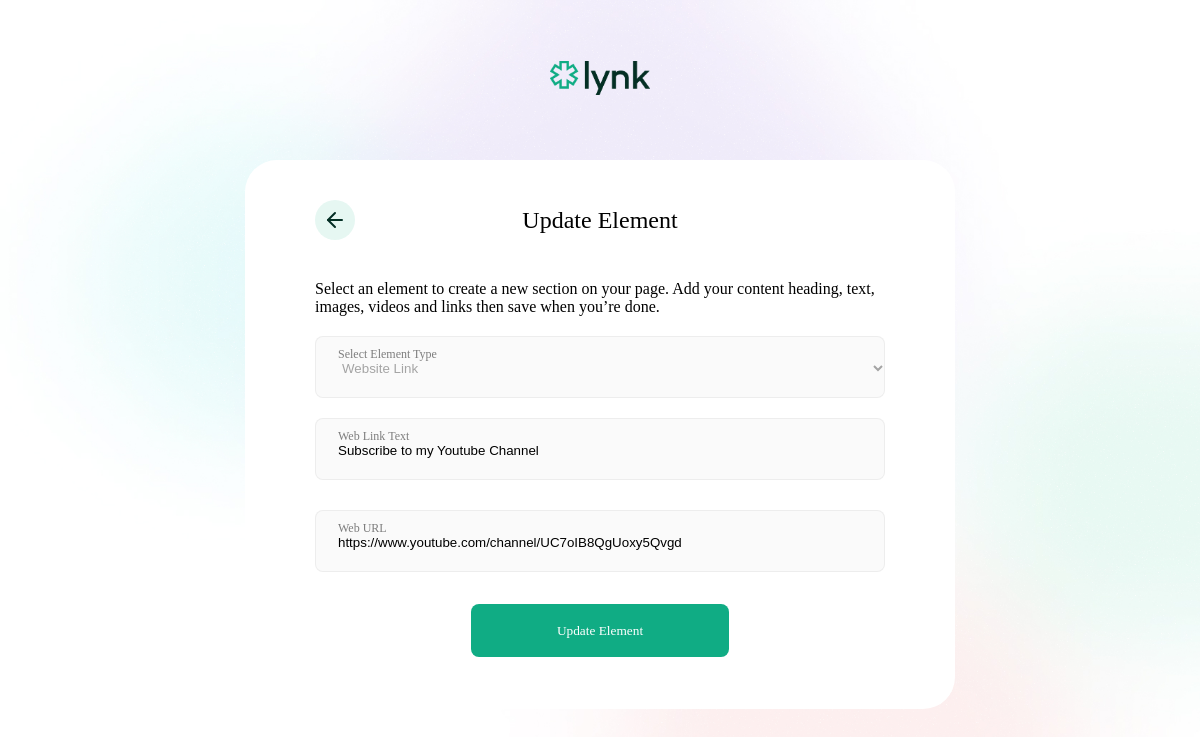
Screenshot of /profile/1/elements/edit/5/ with the database file from the repository.
### lynk/models.py (models this page shows, shortened)
class Element(models.Model):
    ELEMENT_TYPES = [
        ('', 'Select an Element Type'),
        ('text', 'Text Element'),
        ('link', 'Website Link'),
        ('youtube', 'Youtube Video'),
    ]
    user = models.ForeignKey(User, on_delete=models.CASCADE)
    item_type = models.CharField(max_length=50, choices=ELEMENT_TYPES)
    text_header = models.CharField(max_length=50, blank=True)
    text_body = models.TextField(blank=True, null=True)
    yt_link = models.CharField(max_length=50, blank=True)
    web_link = models.CharField(max_length=50, blank=True)
    web_link_header = models.CharField(max_length=50, blank=True)
    objects = models.Manager()

### lynk/views.py (the view)
def edit_element(request, element_id, user_id):
    try:
        user = User.objects.get(pk=user_id)
        element = Element.objects.get(pk=element_id)
        form = UpdateElementForm(instance=element)
        context = {
            'form': form,
            'element': element,
            'user': user,
        }
        return render(request, "lynk/elements/edit.html", context)
    except Element.DoesNotExist:
        raise Http404("Element does not exist")

### lynk/forms.py (shortened to what this page needs)
class UpdateElementForm(forms.ModelForm):
    class Meta:
        model = Element
        fields = ('text_header', 'text_body',
                  'yt_link', 'web_link', 'web_link_header')

### lynk/templates/lynk/elements/edit.html (shortened to what this page needs)
{% extends "lynk/ui/profile.html" %}
{% block content %}
{% load static%}
<div class="card edit-profile-card">
  <div class="edit-profile">
    <div class="form-header">
      <div class="back-button">
        <a href="{% url 'profile' user_id=user.id %}">
          <div class="back-button-inner">
            <img src="{% static "lynk/images/icons/back.svg"%}" alt="">
          </div>
        </a>
      </div>
      <span class="header-title">Update Element</span>
    </div>
    <form action="{% url 'update_element' element_id=element.id user_id=user.id %}" method="post">
      <div class="form-explainer">
        Select an element to create a new section on your page. Add your content heading, text, images, videos and links
        then save when you’re done.
      </div>
      <div class="field">
        <div class="field__">
          <div class="input_box">
            <label class="{{ form.item_type.id_for_label }} label">Select Element Type</label>
            <select id="id_item_type">
              {%if element.item_type == "text" %}
              <option value="text">Text Element</option>
              {% elif element.item_type == "link" %}
              <option value="link">Website Link</option>
              {% elif element.item_type == "youtube" %}
              <option value="youtube">Youtube Video</option>
              {% endif %}
            </select>
          </div>
        </div>
      </div>
      {%if element.item_type == "text" %}
      {% include './text-form.html' with form=form %}
      {% elif element.item_type == "link" %}
      {% include './web-form.html' with form=form %}
      {% elif element.item_type == "youtube" %}
      {% include './yt-form.html' with form=form %}
      {% endif %}
      <input type="submit" class="signup_btn" value="Update Element" />
    </form>
  </div>
</div>
{%endblock%}

### lynk/templates/lynk/elements/web-form.html
<div class="web-el-form">
  <div class="field">
    <div class="field__">
      <div class="input_box">
        <label class="{{ form.web_link_header.id_for_label }} label">Web Link Text</label>
        {{ form.web_link_header }}
      </div>
    </div>
  </div>
  <div class="field">
    <div class="field__">
      <div class="input_box">
        <label class="{{ form.web_link.id_for_label }} label">Web URL</label>
        {{ form.web_link }}
      </div>
    </div>
  </div>
</div>

### lynk/static/lynk/css/main.css (style rules this page uses)
body { background-image: url(../images/backgound.jpg); background-size: cover; background-attachment: fixed; max-width: 1728px; height: 100%; padding: 0; margin: 0 auto; font-family: TomatoGrotesk; }

### lynk/static/lynk/css/cards.css (style rules this page uses)
.card { background: #ffffff; max-width: 630px; padding: 40px; border-radius: 32px; width: 100%; height: 100%; margin: 0 auto; }

### lynk/static/lynk/css/inputs.css (style rules this page uses)
.field, .text-el-form .field, .web-el-form .field, .yt-el-form .field { height: auto; display: flex; align-items: center; justify-content: space-between; background: #fff; border-radius: 8px; background: transparent; position: relative; max-width: 100%; width: 100%; }
.field__ { background: #fafafa; border: 1px solid rgba(0, 0, 0, 0.05); width: 100%; height: 60px; display: flex; align-items: center; justify-content: space-between; border-radius: 8px; }
.field__ .input_box { display: flex; flex-direction: column; padding: 0; margin: 0; width: 100%; height: 100%; }
.field__ .input_box .label { font-style: normal; font-weight: 400; font-size: 12px; line-height: 15px; color: rgba(0, 0, 0, 0.5); position: absolute; width: 100%; height: 100%; padding: 10px 22px; box-sizing: border-box; }
.field__ .input_box input, .field__ .input_box textarea, .field__ .input_box select { position: absolute; width: 100%; height: 100%; outline: none; border: none; background: none; padding: 10px 22px; box-sizing: border-box; }
form .signup_btn { display: flex; justify-content: center; align-items: center; color: white; padding: 16px 20px; background: #10ac84; border-radius: 8px; cursor: pointer; margin: 12px auto; width: 258px; height: 53px; font-family: "U8"; border: none; }
.text-el-form, .web-el-form, .yt-el-form { width: 100%; display: none; flex-direction: column; gap: 30px; }

### lynk/static/lynk/css/auth.css (style rules this page uses)
.signup, .edit-profile { display: flex; flex-direction: column; align-items: center; padding: 0 30px; }
.signup-card, .edit-profile-card { padding-bottom: 40px; }
.signup form, .edit-profile form { margin-top: 40px; display: flex; flex-direction: column; width: 100%; align-items: center; gap: 20px; }
.edit-profile .form-header { width: 100%; font-family: "U8"; font-style: normal; font-weight: 400; font-size: 24px; line-height: 28px; position: relative; display: flex; align-items: center; height: 40px; justify-content: center; }
.edit-profile .form-header .back-button { position: absolute; top: 0; left: 0; width: 40px; height: 40px; background: rgba(16, 172, 132, 0.1); border-radius: 20px; }
.edit-profile .form-header .back-button .back-button-inner { position: relative; width: 100%; height: 100%; }
.edit-profile .form-header .back-button .back-button-inner img { top: 50%; right: 50%; transform: translate(50%, -50%); position: absolute; }

### rows the page displays
Element: item_type "Website Link", web_link_header "Subscribe to my Youtube Channel", web_link "https://www.youtube.com/channel/UC7oIB8QgUoxy5Qvgd"
